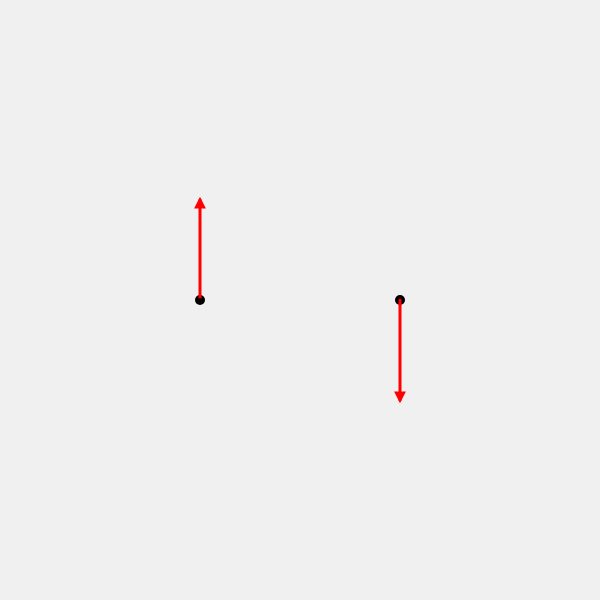
Frame 1 (no input)
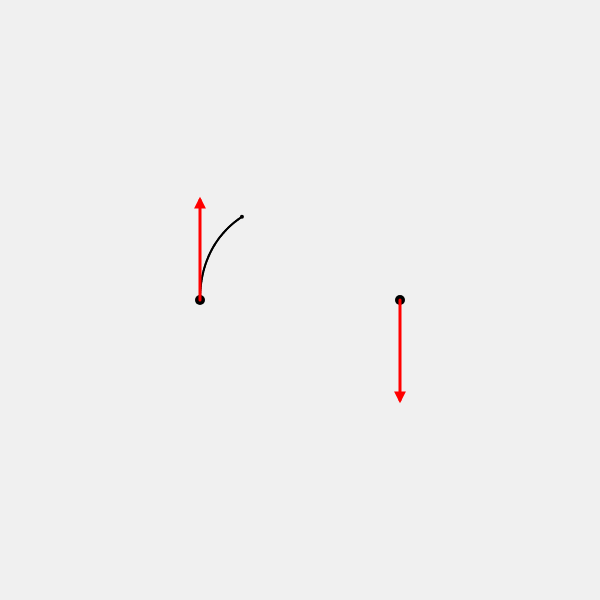
Frame 60 (no input)
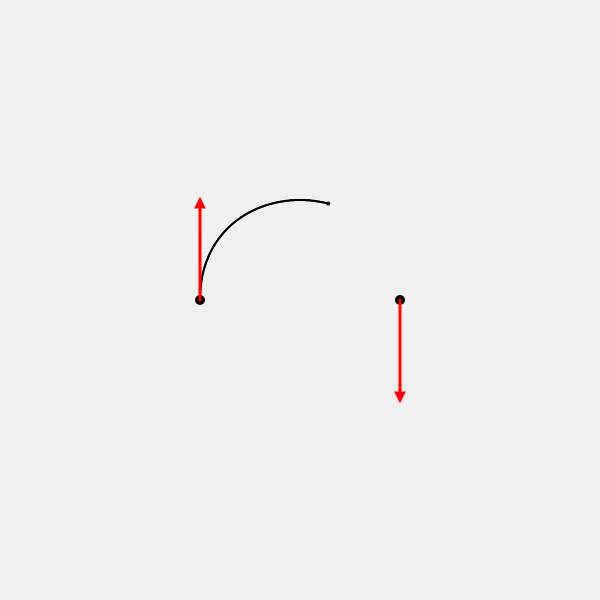
Frame 120 (the mouse pressed at the canvas centre since frame 60)

The p5.js sketch that drew these frames (run headless with seeded random() and noise() and a simulated clock; from frame 60 on, the mouse is pressed at the canvas centre):

// p5.js sketch
// ── sketch.js
let a, b;
let pm1, pm2;
let maxTime = 400;
let gameFrameCount = 0;
let slopeMultiplier = 4;


let buffer;
let lp, tp;

function h03(t) {
  let res = (1 - t) * (1 - t) * (1 + 2 * t);
  return res;
}

function h13(t) {
  let res = t * (1 - t) * (1 - t);
  return res;
}

function h23(t) {
  let res = -t * t * (1 - t);
  return res;
}

function h33(t) {
  let res = (3 - 2 * t) * t * t;
  return res;
}

function getPoint(ain, m1in, m2in, bin, t) {
  let an = p5.Vector.mult(ain, h03(t));
  let m1n = p5.Vector.mult(m1in, h13(t));
  let m2n = p5.Vector.mult(m2in, h23(t));
  let bn = p5.Vector.mult(bin, h33(t));

  an.add(m1n);
  an.add(m2n);
  an.add(bn);

  return an;
}

function setup() {
  createCanvas(600, 600);
  buffer = createGraphics(600, 600);
  ellipseMode(RADIUS);

  a = createVector(200, 300);
  pm1 = createVector(200, 200);
  b = createVector(400, 300);
  pm2 = createVector(400, 400);

  buffer.background(240);
  buffer.strokeWeight(2);
  lp = a;
}

function draw() {
  background(240);

  image(buffer, 0, 0);

  drawPoint(a, color(0));
  drawPoint(b, color(0));
  drawArrow(a, pm1, color(255,0,0));
  drawArrow(b, pm2, color(255,0,0));

  let m1 = p5.Vector.sub(pm1, a);
  m1.mult(slopeMultiplier);
  let m2 = p5.Vector.sub(pm2, b);
  m2.mult(slopeMultiplier);

  let n = maxTime;
  let hn = n / 2;
  let f = gameFrameCount % n;

  if (f < hn) {
    let t = f / hn;
    let p = getPoint(a, m1, m2, b, t);
    noStroke();
    ellipse(p.x, p.y, 2, 2);

    tp = p;
    buffer.line(lp.x, lp.y, tp.x, tp.y);
    lp = tp;
  } else {
    let t = (f - hn) / hn;
    let p = getPoint(b, m2, m1, a, t);
    noStroke();
    ellipse(p.x, p.y, 2, 2);

    tp = p;
    buffer.line(lp.x, lp.y, tp.x, tp.y);
    lp = tp;
  }

  if (mouseIsPressed) {
    processMousePress();
  }

  gameFrameCount++;
}

function drawPoint(p, myColor) {
  noStroke();
  fill(myColor);
  ellipse(p.x, p.y, 5, 5);
}

function drawArrow(base, end, myColor) {
  let vec = p5.Vector.sub(end, base);
  push();
  stroke(myColor);
  strokeWeight(3);
  fill(myColor);
  translate(base.x, base.y);
  line(0, 0, vec.x, vec.y);
  rotate(vec.heading());
  let arrowSize = 7;
  translate(vec.mag() - arrowSize, 0);
  triangle(0, arrowSize / 2, 0, -arrowSize / 2, arrowSize, 0);
  pop();
}

function processMousePress() {
  if (mouseX > 5 && mouseX < width - 5 && mouseY > 5 && mouseY < height - 5) {
    mouseLoc = createVector(mouseX, mouseY);
    if (p5.Vector.dist(mouseLoc, a) < 20) {
      a = mouseLoc.copy();
      gameFrameCount = 0;
      buffer.background(240);
      gameFrameCount = 0;
    } else {
      if (p5.Vector.dist(mouseLoc, b) < 20) {
        b = mouseLoc.copy();
        gameFrameCount = 0;
        buffer.background(240);
        gameFrameCount = 0;
      }
      else {
        if (p5.Vector.dist(mouseLoc, pm1) < 20) {
          pm1 = mouseLoc.copy();
          gameFrameCount = 0;
          buffer.background(240);
          gameFrameCount = 0;
        }
        else {
          if (p5.Vector.dist(mouseLoc, pm2) < 20) {
            pm2 = mouseLoc.copy();
            gameFrameCount = 0;
            buffer.background(240);
            gameFrameCount = 0;
          }
        }
      }
    }
  }
}

// ── main.css
html, body {
    margin: 10px;
}

div {
    margin-top: 10px;
}
